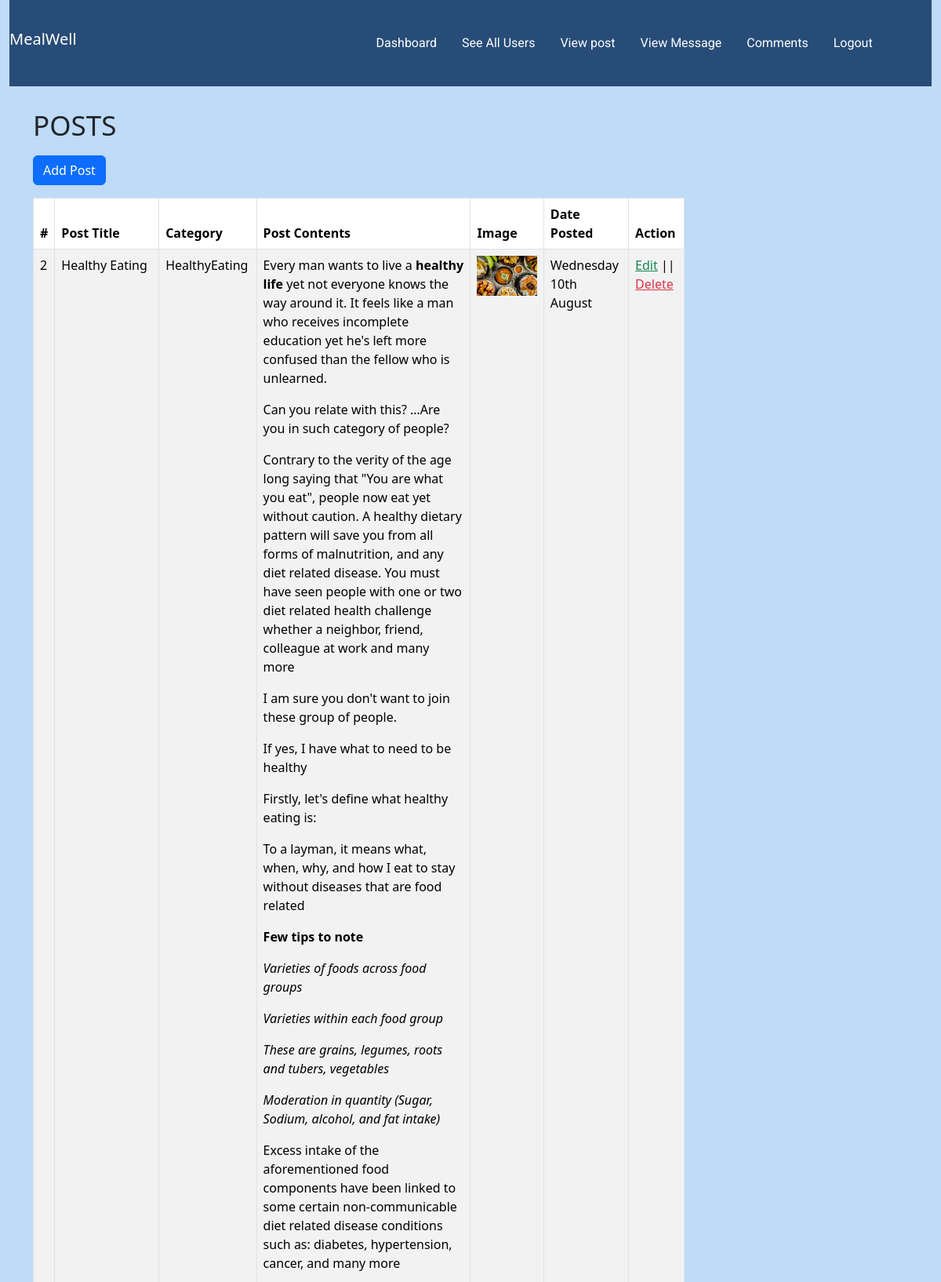
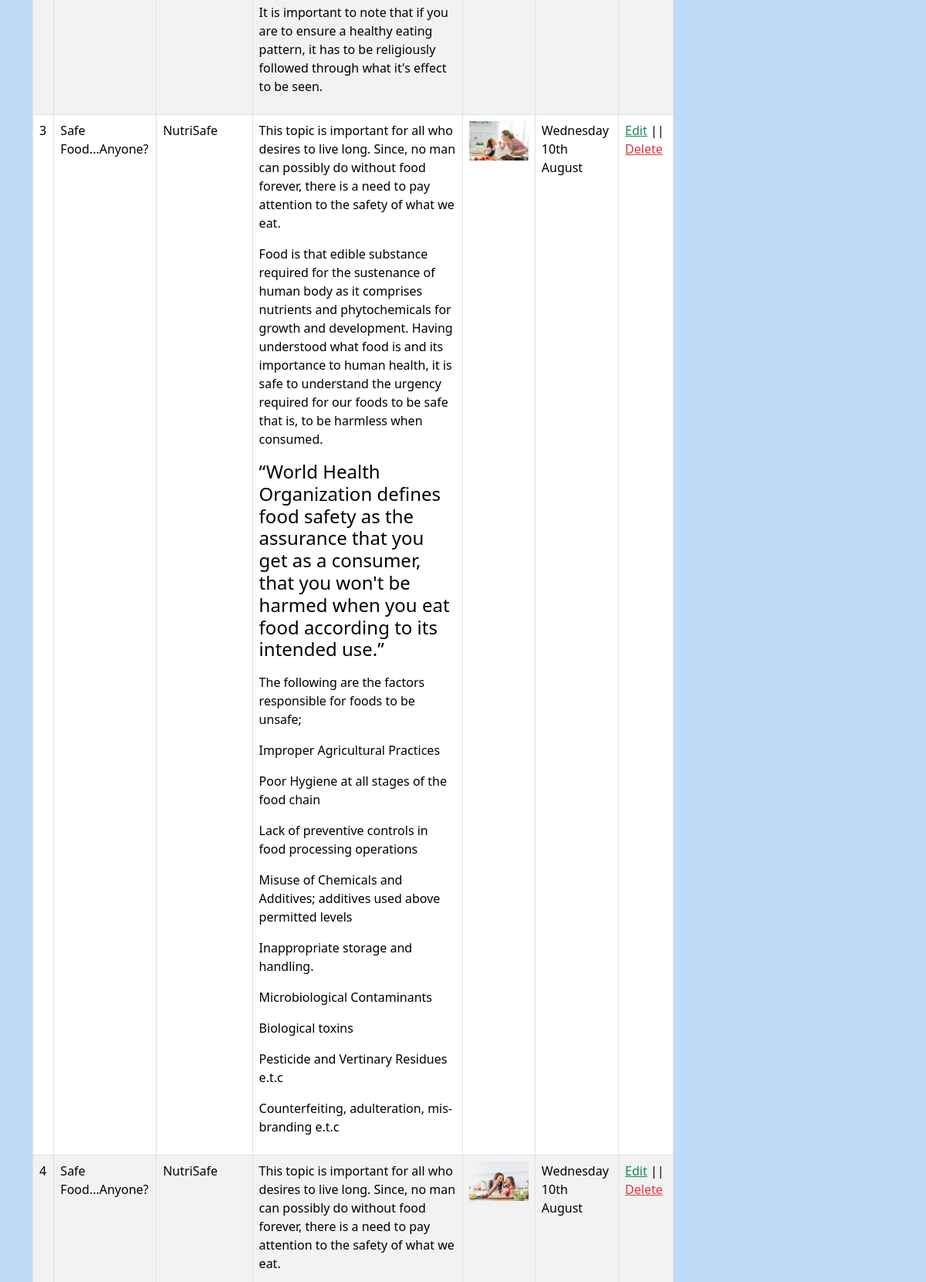
The page /postitems.php (signed in, upper part) on the database its author committed (2 pictures, top to bottom).
### tables this page shows
CREATE TABLE `post` (
  `post_id` int(11) NOT NULL,
  `date_posted` datetime NOT NULL DEFAULT current_timestamp(),
  `post_title` varchar(255) NOT NULL,
  `post_contents` longtext NOT NULL,
  `post_video` varchar(255) NOT NULL,
  `post_image` varchar(255) NOT NULL,
  `category_id` int(11) NOT NULL,
  `admin_id` int(11) DEFAULT NULL
);

CREATE TABLE `category` (
  `category_id` int(11) NOT NULL,
  `category_name` varchar(255) DEFAULT NULL
);

### bonds/post.php (called while the page is built, shortened)
<?php
class Post{
    public $konn;
    public function __construct(){
        $this->konn = new mysqli (DBASE_HOST,DBASE_USERNAME,DBASE_PASSWORD,DBASE_DATABASENAME);
    }
    public function listpost(){
        $statement = $this->konn->prepare("SELECT * FROM post JOIN category ON category.category_id = post.category_id");
        $statement->execute();
        $result = $statement->get_result();
        $records = array();
        if ($result->num_rows > 0) {
            while($row = $result->fetch_assoc()){
                     $records[] = $row;
            }
        }
         return $records;
    }
}
?>

### postitems.php (the view, shortened to what this page needs)
<?php include_once "porterheader.php" ?>
<div class="container">
    <h1 class="mt-4 mb-3">
      <small>POSTS</small>
    </h1>
    <div class="row">
        <div class="col-sm-9">
            <a href="addpost.php" class="btn btn-primary mb-3">Add Post</a>
            <table class="table table-hover table-bordered table-striped">
                <thead>
                    <th>#</th>
                    <th>Post Title</th>
                    <th>Category</th>
                    <th>Post Contents</th>
                    <th>Image</th>
                    <th>Date Posted</th>
                    <th>Action</th>
                </thead>
                <tbody>
                <?php
                include_once('bonds/post.php');
                $objpost = new Post();
                $output = $objpost->listpost();
                if (count($output)>0) {
                    foreach($output as $key => $value){
                        $postid = $value['post_id'];
                ?>
                    <tr>
                        <td> <?php echo $postid ?></td>
                        <td><?php echo $value ['post_title'] ?></td>
                        <td><?php echo $value ['category_name'] ?></td>
                        <td><?php echo $value ['post_contents'] ?></td>
                        <td><?php
                            if (!empty($value['post_image'])) {
                            ?>
                              <img src="photos/<?php echo $value['post_image']?>" alt="<?php echo $category_name?> picture" class="img-fluid">
                            <?php  } ?>
                        </td>
                        <td><?php echo  date('l jS F',
                            strtotime($value['date_posted'])) ?>
                        </td>
                        <td>
                          <a href="editpost.php?postid=<?php echo $postid ?>" class="text-success">Edit</a> || <a href="deletepost.php?postid=<?php echo $postid ?>&posttitle=<?php echo $value['post_title']?>" class="text-danger">Delete</a>
                        </td>
                    </tr>
                    <?php }
                    }
                ?>
                </tbody>
            </table>
        </div>
    </div>
</div>
<?php include_once "porterfooter.php" ?>

### mealwell.css (style rules this page uses)
body { background-color: rgb(231,236,239); }

### rows shown on the page
post: post_id "2", post_title "Healthy Eating", category.category_name "HealthyEating", post_contents "Every man wants to live a healthy life yet not everyone knows the way around it. It feels like a man who receives incomplete education yet he's left more confused than the fellow who is unlearned. Can you relate with this? …Are you in such category of people? Contrary to the verity of the age long saying that \"You are what you eat\", people now eat yet without caution. A healthy dietary pattern will save you from all forms of malnutrition, and any diet related disease. You must have seen people with one or two diet related health challenge whether a neighbor, friend, colleague at work and many more I am sure you don't want to join these group of people. If yes, I have what to need to be…", post_image (picture), date_posted "Wednesday 10th August"
post: post_id "3", post_title "Safe Food...Anyone?", category.category_name "NutriSafe", post_contents "This topic is important for all who desires to live long. Since, no man can possibly do without food forever, there is a need to pay attention to the safety of what we eat. Food is that edible substance required for the sustenance of human body as it comprises nutrients and phytochemicals for growth and development. Having understood what food is and its importance to human health, it is safe to understand the urgency required for our foods to be safe that is, to be harmless when consumed. “World Health Organization defines food safety as the assurance that you get as a consumer, that you won't be harmed when you eat food according to its intended use.” The following are the factors…", post_image (picture), date_posted "Wednesday 10th August"
post: post_id "4", post_title "Safe Food...Anyone?", category.category_name "NutriSafe", post_contents "This topic is important for all who desires to live long. Since, no man can possibly do without food forever, there is a need to pay attention to the safety of what we eat.", post_image (picture), date_posted "Wednesday 10th August"
